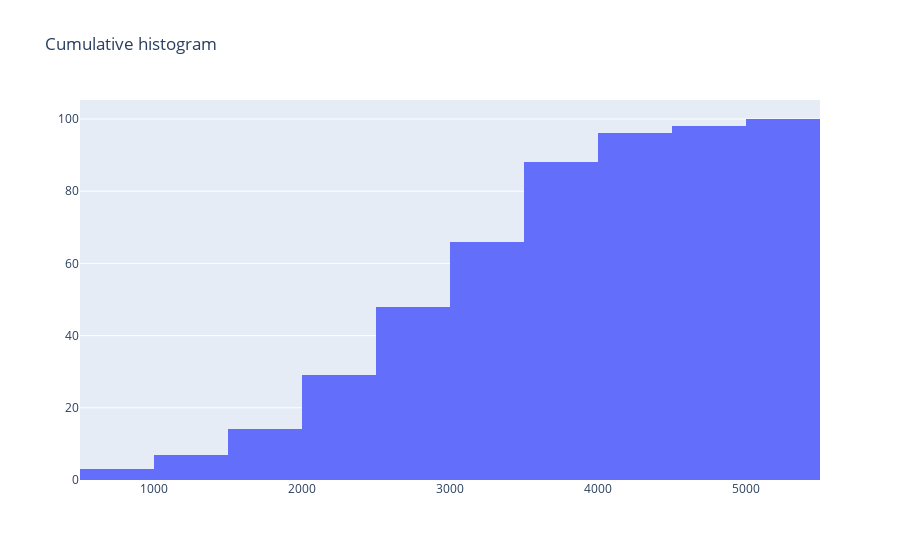

Source (notebook cell):
### Markdown cell above
## Cumulative histogram

### Code cell
trace = go.Histogram(x = df.Salary,
                    cumulative = dict(enabled = True))

data = [trace]

layout = {"title":"Cumulative histogram"}

iplot({"data":data, "layout":layout})
